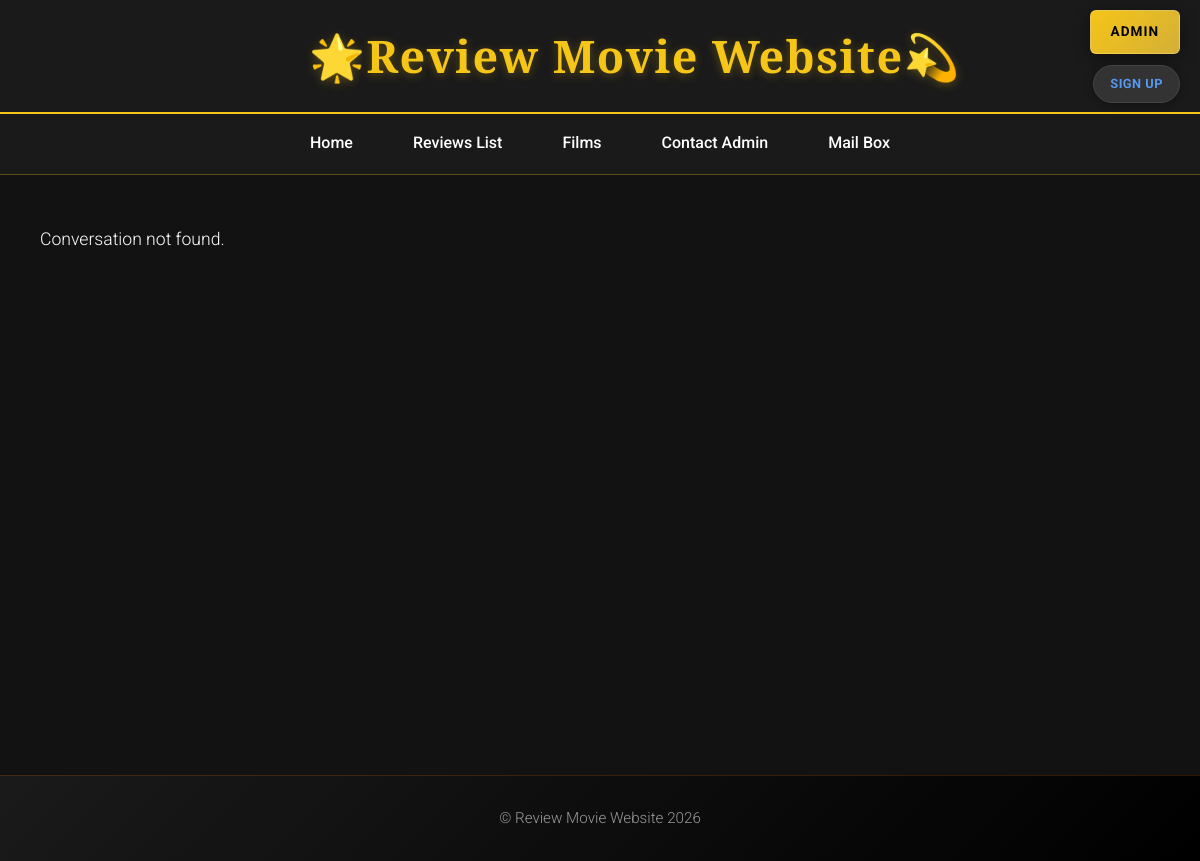
The app's page /conversation.php?id=34, older data.
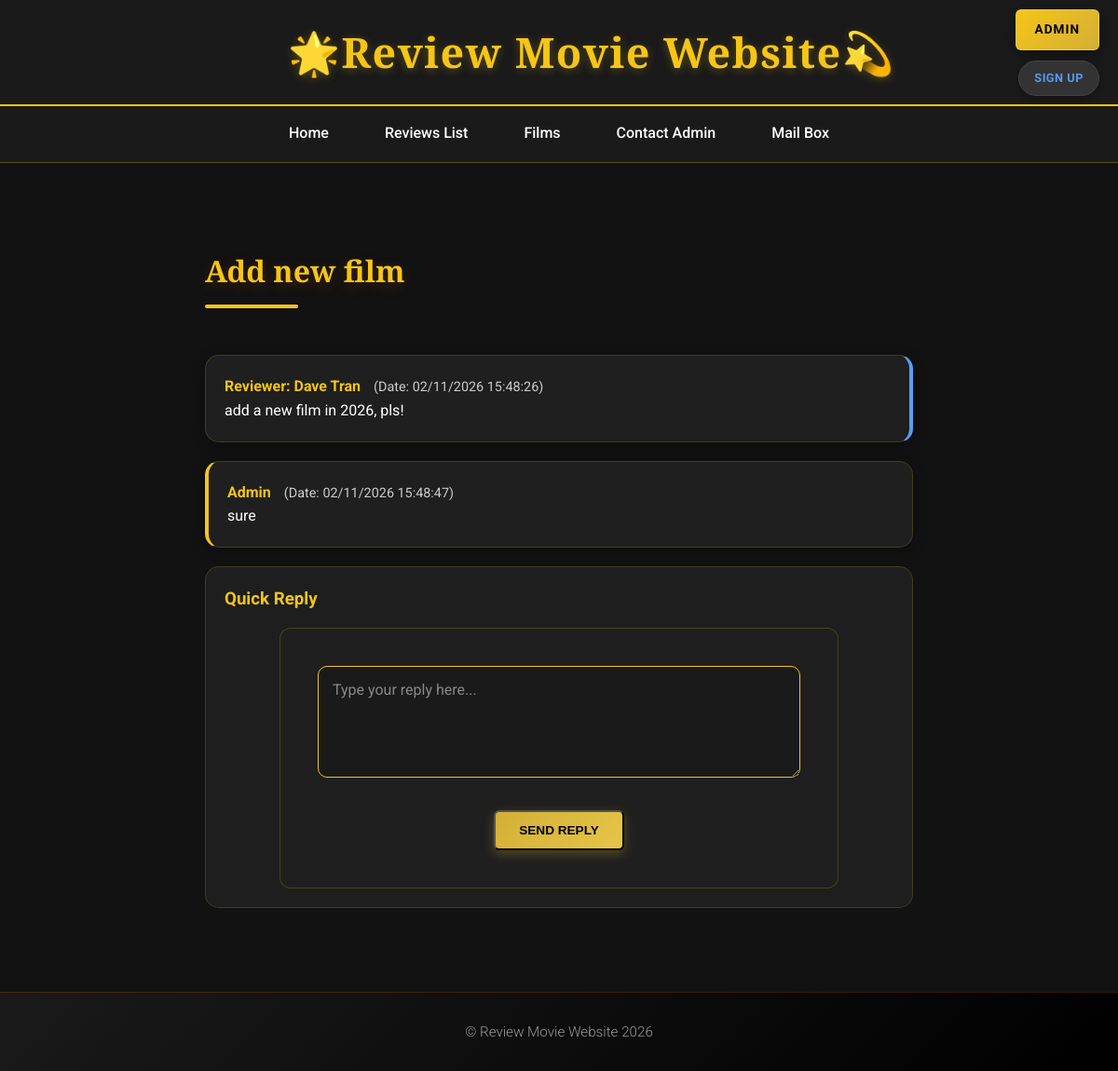
The same page, newer data.
### tables this page shows
CREATE TABLE `mails_box` (
  `id` int(11) NOT NULL,
  `conversation_id` int(11) NOT NULL,
  `sender` enum('reviewer','admin') NOT NULL,
  `reviewers_id` int(11) DEFAULT NULL,
  `subject` varchar(255) NOT NULL,
  `body` text NOT NULL,
  `created_at` timestamp NOT NULL DEFAULT current_timestamp(),
  `is_read` tinyint(1) DEFAULT 0
);

CREATE TABLE `reviewers` (
  `id` int(11) NOT NULL,
  `username` varchar(100) NOT NULL,
  `phone_number` varchar(255) NOT NULL,
  `email` varchar(255) DEFAULT NULL,
  `created_at` datetime DEFAULT current_timestamp()
);

### classes/Conversation.php (called while the page is built, shortened)
<?php
class Conversation
{
    public static function getConversation($pdo, $conversation_id)
    {
        $parameters = [':cid' => $conversation_id];
        $sql = "SELECT
                    m.*,
                    r.username
                FROM mails_box m
                LEFT JOIN reviewers r ON m.reviewers_id = r.id
                WHERE m.conversation_id = :cid
                ORDER BY m.created_at ASC";
        $query = Database::query($pdo, $sql, $parameters);
        return $query->fetchAll();
    }
}

### classes/Database.php (called while the page is built, shortened)
<?php
class Database
{
    public static function query($pdo, $sql, $parameters = [])
    {
        $query = $pdo->prepare($sql);
        $query->execute($parameters);
        return $query;
    }
}

### templates/conversation.html.php (the view, shortened to what this page needs)
<div class="conversation-wrapper">
    <h2 style="text-align: left; width: 100%;"><?= htmlspecialchars($messages[0]['subject'] ?? 'No Subject') ?></h2>
    <div class="glass-chat-container">
        <?php foreach ($messages as $mail): ?>
            <div class="glass-bubble <?= $mail['sender'] === 'admin' ? 'msg-admin' : 'msg-reviewer' ?>">
                <div class="msg-header">
                    <strong style="color: var(--accent);">
                        <?php
                        if ($mail['sender'] === 'admin') {
                            echo "Admin";
                        } else {
                            echo "Reviewer: " . htmlspecialchars($mail['username'] ?? '');
                        }
                        ?>
                        <span class="review-date" style="font-weight: normal; border:none; padding:0; margin-left:10px;">
                            (Date: <?= date('d/m/Y H:i:s', strtotime($mail['created_at'])) ?>)
                        </span>
                    </strong>
                </div>
                <div class="msg-body">
                    <?= nl2br(htmlspecialchars($mail['body'])) ?>
                </div>
            </div>
        <?php endforeach; ?>
    </div>
    <div class="glass-reply-area" style="width: 100%; margin-top: 20px; padding: 20px; background: rgba(255,255,255,0.05); border-radius: 15px; border: 1px solid rgba(212,175,55,0.2);">
        <h3 style="color: var(--accent); margin-bottom: 15px;">Quick Reply</h3>
        <form method="post" action="">
            <textarea name="reply_message" placeholder="Type your reply here..." required
                style="width: 100%; min-height: 120px; background: #1a1a1a; color: white; border: 1px solid var(--accent); border-radius: 10px; padding: 15px;"></textarea>
            <div style="text-align: right; margin-top: 15px;">
                <button type="submit" name="submit_reply" class="btn-send">SEND REPLY</button>
            </div>
        </form>
    </div>
</div>

### conversation.php (shortened to what this page needs)
<?php
$database = Database::getConnection();
$id = $_GET['id'] ?? null;
try {
    $messages = Conversation::getConversation($database, $id);
    if (!$messages) {
        throw new Exception("Conversation not found.");
    }
    include 'templates/conversation.html.php';
} catch (Exception $e) {
    $output = "<p>" . $e->getMessage() . "</p>";
}
include 'templates/layout.html.php';

Row changes from the older to the newer data that the page shows:
added mails_box: subject "Add new film", reviewers.username "Dave Tran", created_at "02/11/2026 15:48:26", body "add a new film in 2026, pls!", sender "reviewer" (drawn)
added mails_box: sender "Admin", created_at "02/11/2026 15:48:47", body "sure"
Text that changed along with them:
$e->getMessage(): "Conversation not found." → (not shown)
text now shown: "Quick Reply SEND REPLY"
